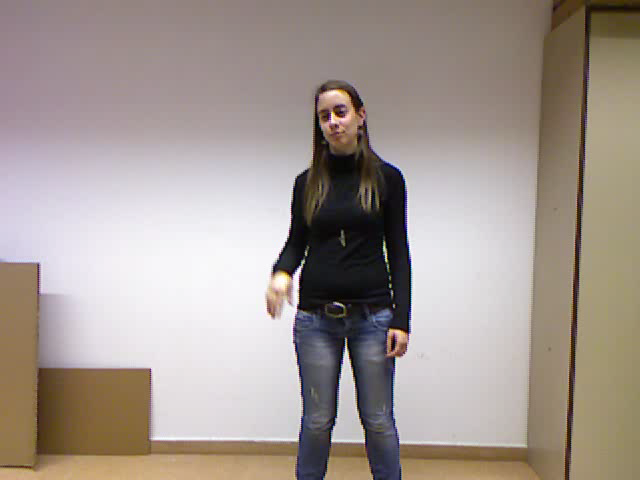
%> input picture exc2/Chalearn/01.png, 640 x 480 px; its folder holds only this picture in this run
$ octave exc2.m   (GNU Octave 9; MATLAB toolbox functions it lacks are replaced by stand-ins)
%> lines starting %> are read from the running program, lines starting %| are printed output that depends on the picture; in (x1, y1, x2, y2) boxes, pixels count from 0 and x2, y2 are one past the last pixel; in counts of white or black regions, pixels touching at a corner belong together; the program's own positions count from 1
%> further down, I is the input picture: size 480x640x3 uint8; mean R, G, B 163.1, 152.1, 145.5
### exc2/boundingBox.m
function [box]=boundingBox(I,mu,sigma,i)
%> called with mu = [0.454 0.56], sigma = [0.000635 -0.000162; -0.000162 0.000347], i = 1
%Change color space
im=rgb2ycbcr(I);
%> im: size 480x640x3 uint8; mean of channels 1, 2, 3 148.8, 123.5, 133.3
im=im2double(im);
%> im: size 480x640x3 double; mean of channels 1, 2, 3 0.584, 0.484, 0.523

Cb = im(:,:,2);
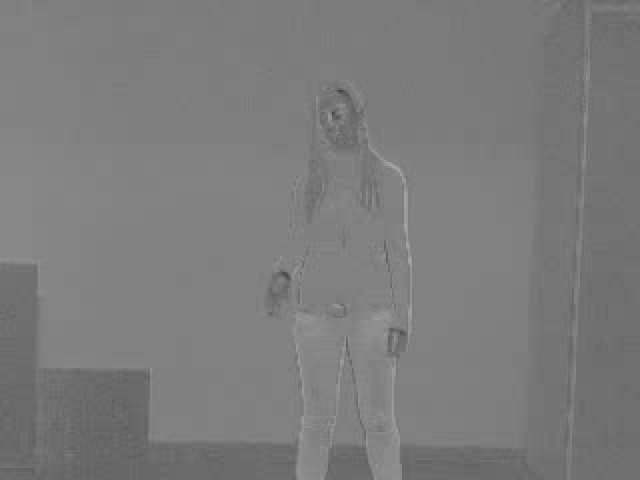
%> Cb: size 480x640 double; min 0.267, max 0.663, mean 0.484
Cr = im(:,:,3);
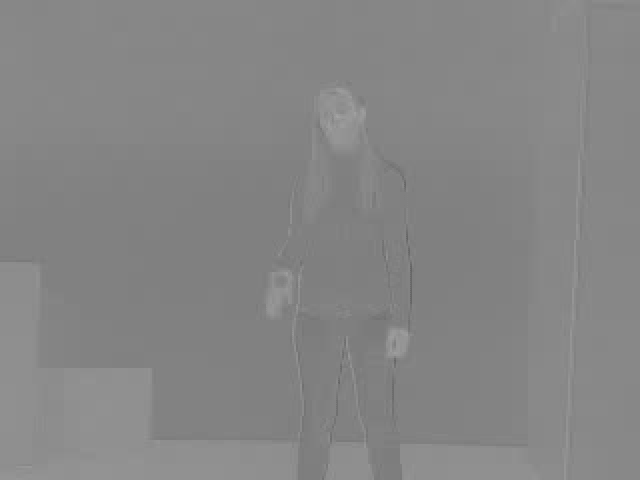
%> Cr: size 480x640 double; min 0.392, max 0.643, mean 0.523

height = size(Cb,1);
%> height = 480
width = size(Cb,2);
%> width = 640

%% Alternatively Find 2D gaussian distribution manually

% [9 lines of commented-out code are left out]
%%
Q=mvnpdf([Cb(:) Cr(:)],mu,sigma);
Q=reshape(Q,height,width);
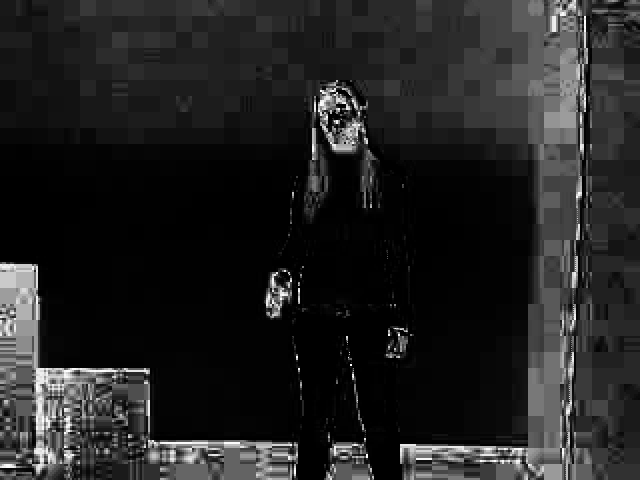
%> Q: size 480x640 double; min 9.44e-18, max 359.9, mean 48.6; drawn with min black and max white
Q=Q/max(max(Q));
%%
binIm=Q>0.54;  %thresholding
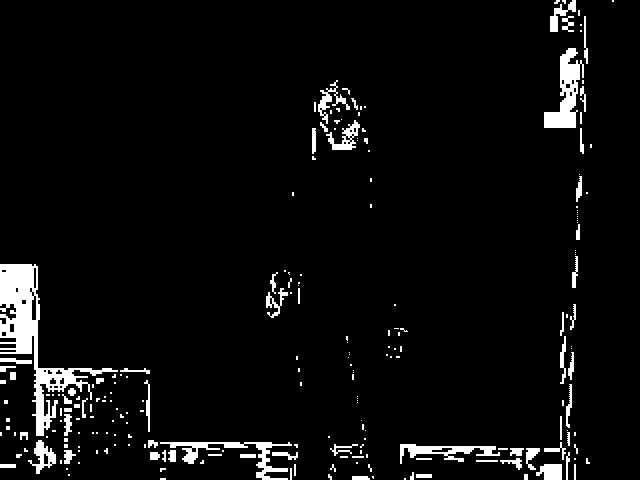
%> binIm: size 480x640 logical; 4.9% white; 227 white regions (150 under 20 px), largest, box (x1, y1, x2, y2) and area: (0, 264, 118, 436) 4464, (544, 48, 584, 128) 1476, (160, 442, 292, 480) 1124


filename = strcat('./ChalearnDepth/D',int2str(i),'.png');
%> the run ends on the next line
mask=imread(filename);
mask=im2double(mask);       %mask with the image from kinect's depth channel
 mask=mask<mean(mean(mask))-0.083 & mask>0.4;

binIm=mask & binIm;         %detection of skin


    B=strel('disk',18);
    binIm=imclose(binIm,B);

    B=strel('disk',4);        %morphological opening and closing to remove small regions
    binIm=imopen(binIm,B);


    [binIm,num]=bwlabel(binIm);     %find the blob that is on the most left region of the image
stats=regionprops(binIm,'BoundingBox');

%%find the biggest blob that is always the head and ignore it
biggest_blob=0;
for i=1:num
    if (stats(i).BoundingBox(3)*stats(i).BoundingBox(4)>biggest_blob)
        biggest_blob=stats(i).BoundingBox(3)*stats(i).BoundingBox(4);
        position=i;
    end

end

min=[height width 0 0];
for i=1:num;
    if (position==i)    %if its the head then ignore it
        continue;
    end

    if (stats(i).BoundingBox(1)<min(1))     %else see if it is on the left
        min=stats(i).BoundingBox;
    end
end
box=int32(min);    %return the dimensions and position of the bounding box of right hand

end

### exc2/exc2.m
%% part 1 // find mu and sigma from the samples
addpath('./Chalearn');
addpath('./ChalearnDepth');

load ('skinSamplesRGB.mat');

img_ycbcr = rgb2ycbcr(skinSamplesRGB);  %change color space
Cb = img_ycbcr(:,:,2);
Cr = img_ycbcr(:,:,3);
Cb=im2double(Cb);
Cr=im2double(Cr);

mu=[mean(mean(Cb)) mean(mean(Cr))];     %find mean and covariance
sigma=cov(Cb,Cr);


%find the bounding box's position containing the right hand in the first
%frame
srcFiles = dir('./Chalearn/*.png');
filename = strcat('./Chalearn/',srcFiles(1).name);
I= imread(filename);
box=boundingBox(I,mu,sigma,1);
